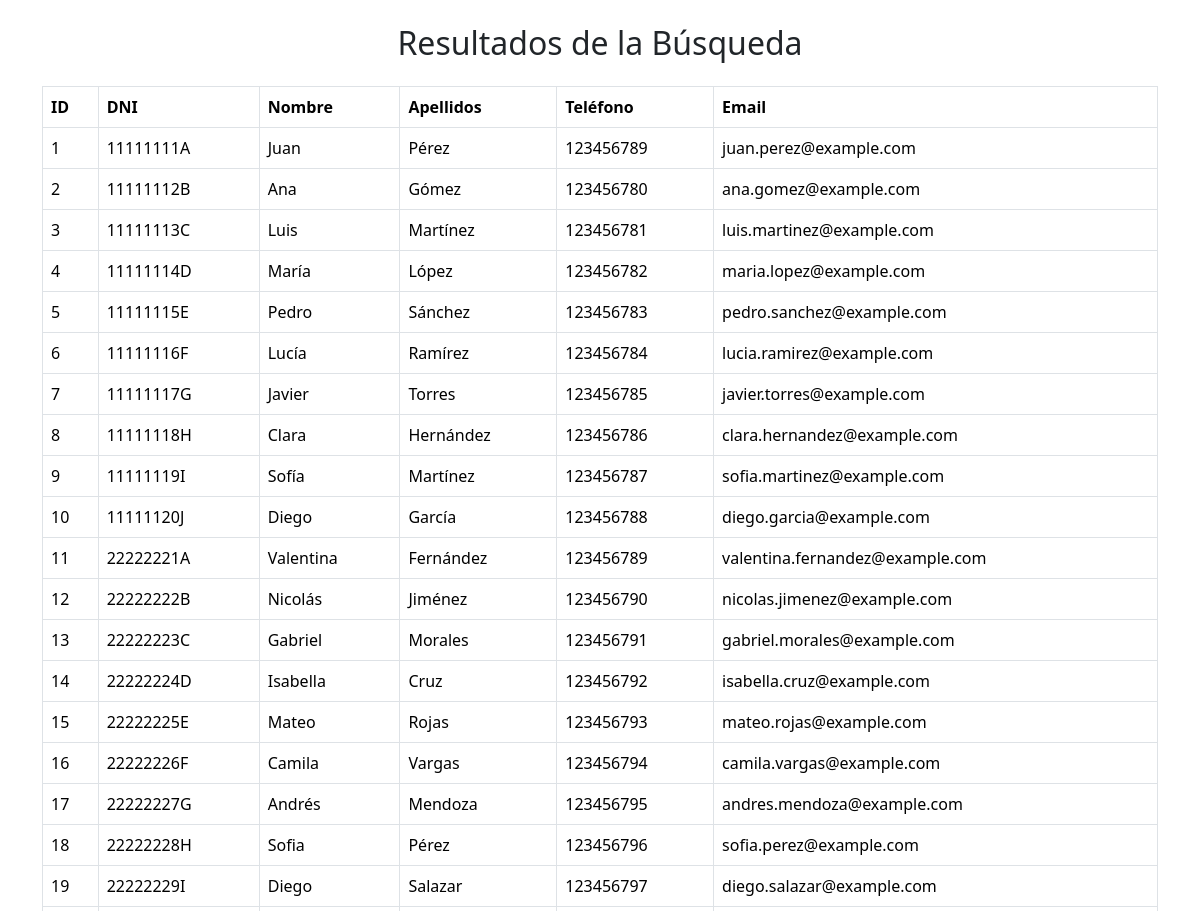
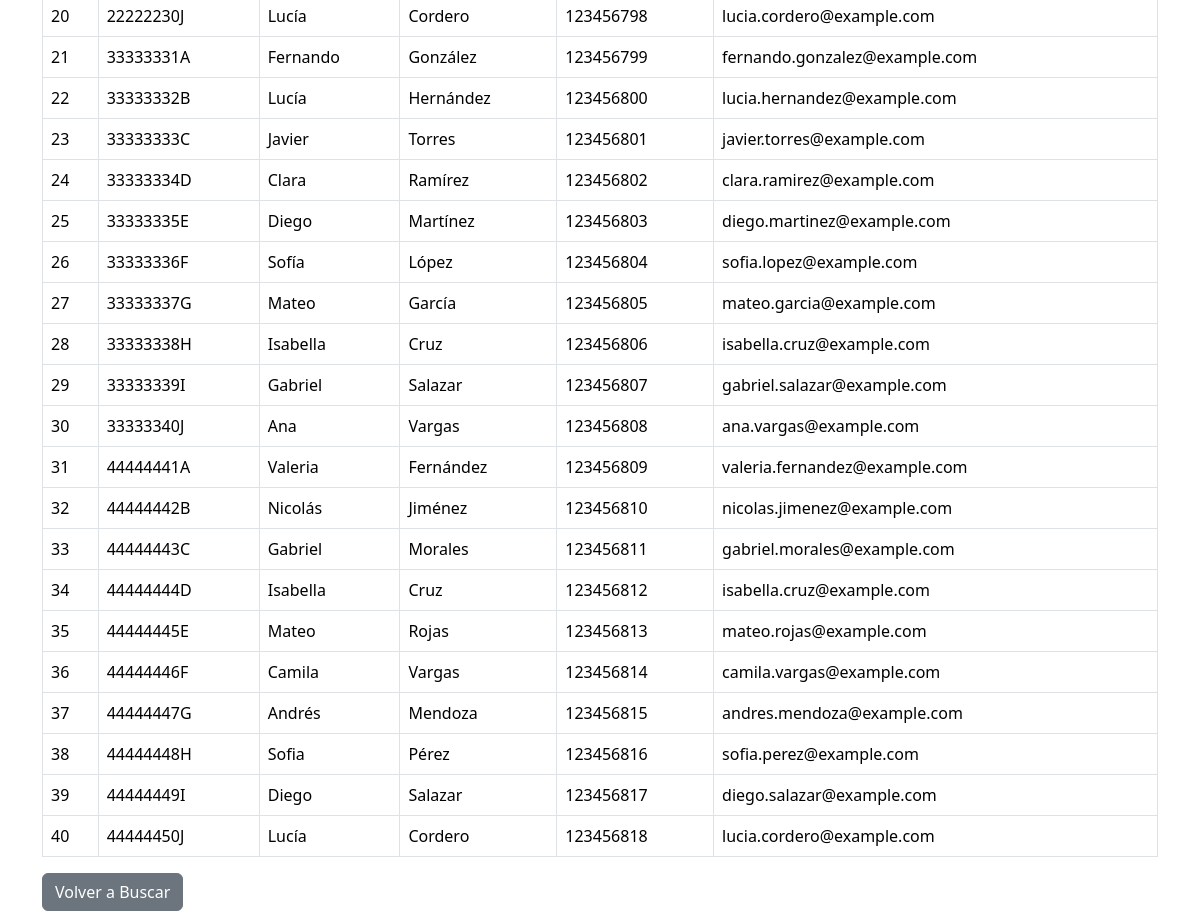
/interfazAdmin/matriculas/leerFiltroAlum.php, run on the app's committed database (2 pictures, top to bottom).
### tables this page shows
CREATE TABLE Alumnos (
    id_alumno INT AUTO_INCREMENT PRIMARY KEY,
    dni VARCHAR(9) NOT NULL UNIQUE,   
    nombre VARCHAR(100) NOT NULL,
    apellidos VARCHAR(100) NOT NULL,
    telefono VARCHAR(15),
    email VARCHAR(100),
    nombre_padre VARCHAR(100),
    telefono_padre VARCHAR(15),
    email_padre VARCHAR(100)
);

### interfazAdmin/matriculas/leerFiltroAlum.php (the view, shortened to what this page needs)
<!DOCTYPE html>
<html lang="es">
<head>
    <link href="../../css/bootstrap.min.css" rel="stylesheet">
</head>
<body>
<?php
include('../../includes/conexion.php');
$sql = "SELECT * FROM Alumnos WHERE 1=1";
$resultado = mysqli_query($conexion, $sql);
if (mysqli_num_rows($resultado) > 0) {
    echo "<div class='container mt-4'>";
    echo "<h2 class='text-center mb-4'>Resultados de la Búsqueda</h2>";
    echo "<table class='table table-bordered'>";
    echo "<thead><tr><th>ID</th><th>DNI</th><th>Nombre</th><th>Apellidos</th><th>Teléfono</th><th>Email</th></tr></thead>";
    echo "<tbody>";
    while ($row = mysqli_fetch_assoc($resultado)) {
        echo "<tr>";
        echo "<td>" . $row['id_alumno'] . "</td>";
        echo "<td>" . $row['dni'] . "</td>";
        echo "<td>" . $row['nombre'] . "</td>";
        echo "<td>" . $row['apellidos'] . "</td>";
        echo "<td>" . $row['telefono'] . "</td>";
        echo "<td>" . $row['email'] . "</td>";
        echo "</tr>";
    }
    echo "</tbody></table>";
    echo "<a href='buscarFiltroAlum.php' class='btn btn-secondary'>Volver a Buscar</a>";
    echo "</div>";
} else {
    echo "<div class='container mt-4'>";
    echo "<div class='alert alert-warning' role='alert'>No se encontraron alumnos que coincidan con los criterios de búsqueda.</div>";
    echo "<a href='buscarFiltroAlum.php' class='btn btn-secondary'>Volver a Buscar</a>";
    echo "</div>";
}
?>
</body>
</html>

### data on the page
alumnos: id_alumno "1", dni "11111111A", nombre "Juan", apellidos "Pérez", telefono "123456789", email "juan.perez@example.com"
alumnos: id_alumno "2", dni "11111112B", nombre "Ana", apellidos "Gómez", telefono "123456780", email "ana.gomez@example.com"
alumnos: id_alumno "3", dni "11111113C", nombre "Luis", apellidos "Martínez", telefono "123456781", email "luis.martinez@example.com"
alumnos: id_alumno "4", dni "11111114D", nombre "María", apellidos "López", telefono "123456782", email "maria.lopez@example.com"
alumnos: id_alumno "5", dni "11111115E", nombre "Pedro", apellidos "Sánchez", telefono "123456783", email "pedro.sanchez@example.com"
alumnos: id_alumno "6", dni "11111116F", nombre "Lucía", apellidos "Ramírez", telefono "123456784", email "lucia.ramirez@example.com"
alumnos: id_alumno "7", dni "11111117G", nombre "Javier", apellidos "Torres", telefono "123456785", email "javier.torres@example.com"
alumnos: id_alumno "8", dni "11111118H", nombre "Clara", apellidos "Hernández", telefono "123456786", email "clara.hernandez@example.com"
alumnos: id_alumno "9", dni "11111119I", nombre "Sofía", apellidos "Martínez", telefono "123456787", email "sofia.martinez@example.com"
alumnos: id_alumno "10", dni "11111120J", nombre "Diego", apellidos "García", telefono "123456788", email "diego.garcia@example.com"
alumnos: id_alumno "11", dni "22222221A", nombre "Valentina", apellidos "Fernández", telefono "123456789", email "valentina.fernandez@example.com"
alumnos: id_alumno "12", dni "22222222B", nombre "Nicolás", apellidos "Jiménez", telefono "123456790", email "nicolas.jimenez@example.com"
alumnos: id_alumno "13", dni "22222223C", nombre "Gabriel", apellidos "Morales", telefono "123456791", email "gabriel.morales@example.com"
alumnos: id_alumno "14", dni "22222224D", nombre "Isabella", apellidos "Cruz", telefono "123456792", email "isabella.cruz@example.com"
alumnos: id_alumno "15", dni "22222225E", nombre "Mateo", apellidos "Rojas", telefono "123456793", email "mateo.rojas@example.com"
alumnos: id_alumno "16", dni "22222226F", nombre "Camila", apellidos "Vargas", telefono "123456794", email "camila.vargas@example.com"
alumnos: id_alumno "17", dni "22222227G", nombre "Andrés", apellidos "Mendoza", telefono "123456795", email "andres.mendoza@example.com"
alumnos: id_alumno "18", dni "22222228H", nombre "Sofia", apellidos "Pérez", telefono "123456796", email "sofia.perez@example.com"
alumnos: id_alumno "19", dni "22222229I", nombre "Diego", apellidos "Salazar", telefono "123456797", email "diego.salazar@example.com"
alumnos: id_alumno "20", dni "22222230J", nombre "Lucía", apellidos "Cordero", telefono "123456798", email "lucia.cordero@example.com"
alumnos: id_alumno "21", dni "33333331A", nombre "Fernando", apellidos "González", telefono "123456799", email "fernando.gonzalez@example.com"
alumnos: id_alumno "22", dni "33333332B", nombre "Lucía", apellidos "Hernández", telefono "123456800", email "lucia.hernandez@example.com"
alumnos: id_alumno "23", dni "33333333C", nombre "Javier", apellidos "Torres", telefono "123456801", email "javier.torres@example.com"
alumnos: id_alumno "24", dni "33333334D", nombre "Clara", apellidos "Ramírez", telefono "123456802", email "clara.ramirez@example.com"
alumnos: id_alumno "25", dni "33333335E", nombre "Diego", apellidos "Martínez", telefono "123456803", email "diego.martinez@example.com"
alumnos: id_alumno "26", dni "33333336F", nombre "Sofía", apellidos "López", telefono "123456804", email "sofia.lopez@example.com"
alumnos: id_alumno "27", dni "33333337G", nombre "Mateo", apellidos "García", telefono "123456805", email "mateo.garcia@example.com"
alumnos: id_alumno "28", dni "33333338H", nombre "Isabella", apellidos "Cruz", telefono "123456806", email "isabella.cruz@example.com"
alumnos: id_alumno "29", dni "33333339I", nombre "Gabriel", apellidos "Salazar", telefono "123456807", email "gabriel.salazar@example.com"
alumnos: id_alumno "30", dni "33333340J", nombre "Ana", apellidos "Vargas", telefono "123456808", email "ana.vargas@example.com"
alumnos: id_alumno "31", dni "44444441A", nombre "Valeria", apellidos "Fernández", telefono "123456809", email "valeria.fernandez@example.com"
alumnos: id_alumno "32", dni "44444442B", nombre "Nicolás", apellidos "Jiménez", telefono "123456810", email "nicolas.jimenez@example.com"
alumnos: id_alumno "33", dni "44444443C", nombre "Gabriel", apellidos "Morales", telefono "123456811", email "gabriel.morales@example.com"
alumnos: id_alumno "34", dni "44444444D", nombre "Isabella", apellidos "Cruz", telefono "123456812", email "isabella.cruz@example.com"
alumnos: id_alumno "35", dni "44444445E", nombre "Mateo", apellidos "Rojas", telefono "123456813", email "mateo.rojas@example.com"
alumnos: id_alumno "36", dni "44444446F", nombre "Camila", apellidos "Vargas", telefono "123456814", email "camila.vargas@example.com"
alumnos: id_alumno "37", dni "44444447G", nombre "Andrés", apellidos "Mendoza", telefono "123456815", email "andres.mendoza@example.com"
alumnos: id_alumno "38", dni "44444448H", nombre "Sofia", apellidos "Pérez", telefono "123456816", email "sofia.perez@example.com"
alumnos: id_alumno "39", dni "44444449I", nombre "Diego", apellidos "Salazar", telefono "123456817", email "diego.salazar@example.com"
alumnos: id_alumno "40", dni "44444450J", nombre "Lucía", apellidos "Cordero", telefono "123456818", email "lucia.cordero@example.com"
